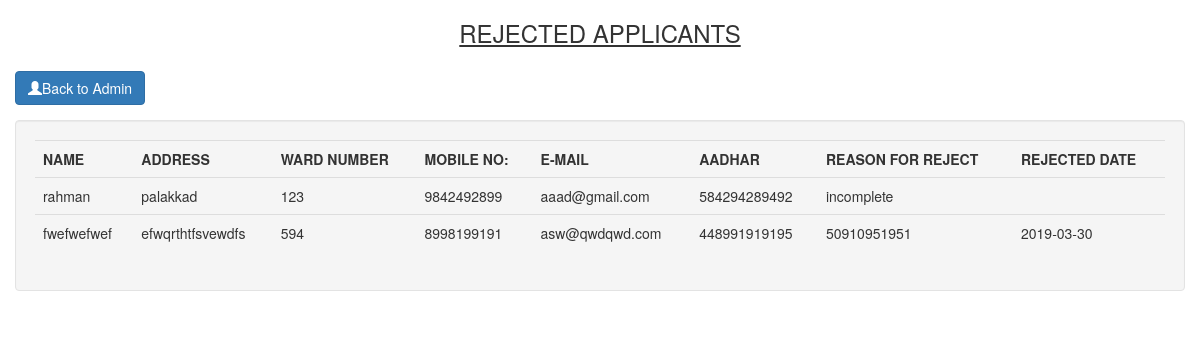
/Login/admin/Applicant/rejapplicant.php, run on the app's committed database.
### tables this page shows
CREATE TABLE IF NOT EXISTS `register` (
  `a_name` varchar(200) NOT NULL,
  `a_address` varchar(200) NOT NULL,
  `a_wardno` varchar(200) NOT NULL,
  `a_mob` varchar(255) NOT NULL,
  `a_email` varchar(200) NOT NULL,
  `a_aadhar` varchar(200) NOT NULL,
  `a_verify` varchar(200) NOT NULL,
  `a_date` date DEFAULT NULL,
  `password` varchar(200) NOT NULL,
  `comment` varchar(255) NOT NULL,
  `rej_date` varchar(255) DEFAULT NULL,
  PRIMARY KEY (`a_aadhar`)
);

### Login/admin/Applicant/rejapplicant.php (the view, shortened to what this page needs)
<!DOCTYPE html>
<html>
<head>
	<link href="css/bootstrap.css" rel="stylesheet" type="text/css" media="all" />
</head>
<body>
  <h3><center><u>REJECTED APPLICANTS</u></center></h3>
  <div style="padding:15px;">
  <a class="btn btn-primary" href="http://localhost/pcu/Login/admin/admin.php#home"><span class='glyphicon glyphicon-user' aria-hidden='true'></span>Back to Admin</a>
  </div>
  	<?php
  	include 'connect.php';
	$sql = "SELECT * FROM register WHERE a_verify='n'";
	$result = mysqli_query($conn , $sql);
	if (mysqli_num_rows($result)>0)
	{?>
	<div class="container-fluid">
	<div class="well">
	<table class="table">
	<tr>
	<th>NAME</th>
	<th>ADDRESS</th>
	<th>WARD NUMBER</th>
	<th>MOBILE NO:</th>
	<th>E-MAIL</th>
	<th>AADHAR</th>
	<th>REASON FOR REJECT</th>
	<th>REJECTED DATE</th>
    </tr>
	<?php while ($row = mysqli_fetch_array($result)) { ?>
		<tr>
		<td><?php echo $row['a_name']; ?> </td>
		<td><?php echo $row['a_address']; ?> </td>
		<td><?php echo $row['a_wardno']; ?> </td>
		<td><?php echo $row['a_mob']; ?> </td>
		<td><?php echo $row['a_email']; ?> </td>
		<td><?php echo $row['a_aadhar']; ?> </td>
		<td><?php echo $row['comment']; ?> </td>
		<td><?php echo $row['rej_date']; ?> </td>
 <?php } ?>
  </table>
 <?php }
  else
{ ?>
	<script>alert("No Data Available !!!");</script>
<?php
}
?>
</body>
</html>

### data on the page
register: a_name "rahman", a_address "palakkad", a_wardno "123", a_mob "9842492899", a_email "aaad@gmail.com", a_aadhar "584294289492", comment "incomplete"
register: a_name "fwefwefwef", a_address "efwqrthtfsvewdfs", a_wardno "594", a_mob "8998199191", a_email "asw@qwdqwd.com", a_aadhar "448991919195", comment "50910951951", rej_date "2019-03-30"
